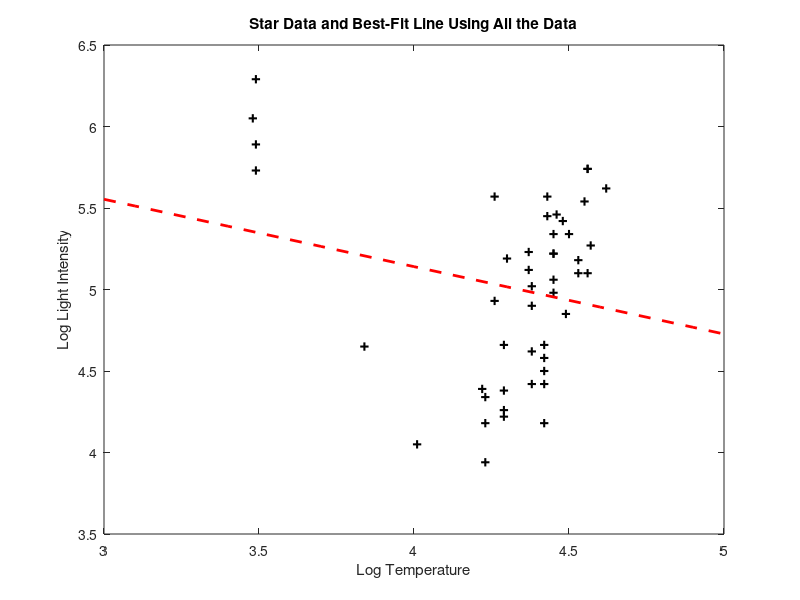

Write MATLAB code to recreate this figure. (Note: this script raises an error after producing the figure.)
%% Example 9.2
% A least squares line is fit to the data after adding a column of ones to
% the predictor matrix to allow for a nonzero intercept, and then the
% result is plotted.

%% Importing Data
clear; close all; clf;
star = importdata('star.dat');

%% Data
y = star(:,2);
x = [star(:,1) ones(size(y))];

%% Linear Regression
b = x\y; % coefficent estimate
x1 = 3.0 : 0.1 : 5.0;
y1 = b(1)*x1 + b(2);

%% Plotting Least Squares Fit
figure(1);
plot(x(:,1), y, 'k+', 'LineWidth',1.5)
hold on
plot(x1, y1, 'r--','LineWidth',2)
hold off

xlabel 'Log Temperature';
ylabel 'Log Light Intensity'
title 'Star Data and Best-Fit Line Using All the Data'

%% Quality Check
% Runs Test
r = y - x*b; % residuals
[h, p] = runstest(r);

% D-W Test
pval = dwtest(r, x);

% The Durbin-Watson test shows that the data are randomand uncorrelated,
% which is counter intuitive because the line that should best fit the data
% should have a positive slope.

%% ANOVA and t-Statistic Analysis
w = ones(size(y));

% ANOVA
a = Anovar(y, x, w);

% t-Statistic
[b, bse, t, tprob] = Treg(y, x, w);

% Correlation Coefficient
r2 = a(1,2)/a(3,2);

% The ANOVA p-value rejects the need for regression. The regression fits
% nothing very well.

%% Q-Q Plots Examined
i = 1:length(y);
p = (i - 1/2)/length(y);
[r1, i1] = sort(r);

figure(2);
plot(norminv(p), r1, '+k', 'LineWidth', 2)

xlabel 'Normal Qunatiles'
ylabel 'Residual Order Statistic'
title 'Q-Q Plot for the Star Residuals Against Gaussian Quantiles'

% The q-q plot is approximately straight and there are no outliers,
% although there is weak systematic curvature.

h = x*inv(x'*x)*x';
hii = diag(h);
[h1, i1] = sort(hii);

figure(3);
plot(betainv(p, 2, length(y) - 2), h1, 'b+', 'LineWidth', 2)

xlabel 'Beta(2, 45) Quantiles'
ylabel 'Hat Matrix Order Statistic'
title(["Q-Q Plot for the Hat Matrix Diagonal Normalized"; ...
    "by Expected Value Against Beta(2, 45) Quantiles"])

% The hat matrix shows the presence of four high -leverage points and
% possibly a fifth. These can be removed and the regression proceedure can
% be redone.

%% Removing Data
points2remove = 4;
w(i1(end - points2remove - 1 : end), :) = 0; % accomplished by weighting them as 0

%% Regression on Truncated Data
% ANOVA
a = Anovar(y, x, w);

% t-Statistic Test
[b, bse, t, tprob] = Treg(y, x, w);
r2 = a(1,2)/a(3,2); % correlation coefficent

% The test concludes that both coefficients are significant.

% Runs Test
i = find(w ~= 0);
r = y(i) - x(i,:)*b; % residuals
[h, p] = runstest(r);

% D-W Test
x1 = x(i, :);
p = dwtest(r, x1);

% The Durbin-Watson test rejects the null hypothesis that the data are 
% uncorrelated, while the runs test accepts the null hypothesis that the 
% residuals are random.

%% Linear Regression for Truncated Data
x1 = 3.0 : 0.1 : 5.0;
y1 = b(1)*x1 + b(2);

%% Plotting Least Squares Fit for Truncated Data
figure(4);
plot(x(i,1), y(i), 'k+', 'LineWidth',1.5)
hold on
plot(x1, y1, 'r--','LineWidth',2)
hold off

xlabel 'Log Temperature';
ylabel 'Log Light Intensity'
title 'Star Data and Best-Fit Line Using Truncated Data'
xlim([3.5 5]); 
ylim([3 6.5]);

%% Q-Q Plots for the Truncated Data
% The q-q plots of the regression residuals and hat matrix may be examined
% using the appropriate truncateed forms of the distributions.

n = length(y);
m = length(i);
ii = 1 : m;

% Assume 2 values truncated from bottom and two values from the top of the
% normal distirbution.

mr1 = 2;
mr2 = 2;
p = (normcdf(norminv((n - mr2 - 1/2)/n)) - normcdf(norminv((mr1 - 1/2)/n)))*...
    (ii - 1/2)/m + normcdf(norminv((mr1 - 1/2)/n));
[r1, i1] = sort(r);

figure(5);
plot(norminv(p), r1, 'k+', 'LineWidth', 2)
hold on
[~,~,~,cv] = kstest(r1);
plot(norminv(p), norminv(p + cv, mean(r1), std(r1)), 'r--', 'LineWidth', 2)
plot(norminv(p), norminv(p - cv, mean(r1), std(r1)), 'r--', 'LineWidth', 2)
hold off

xlabel 'Truncated Normal Qunatiles'
ylabel 'Residual Order Statistic'
legend 'Data' 'C_{\alpha} = 0.95' 'Location' 'se'
title 'Q-Q Plot for the Star Residuals Against Truncated Gaussian Quantiles'

h = x(i,:)*inv(x(i,:)'*x(i,:))*x(i,:)';
hii = m/2*diag(h);
[h1, i1] = sort(hii);

% Truncation of the beta distribution is only at the top.

mh2 = 4;
p = betacdf(betainv((n - mh2 - 1/2)/n, 2, n - 2), 2, n - 2)*(ii - 1/2)/m;

figure(6);
plot(betainv(p, 2, n - 2), h1, 'b+', 'LineWidth', 2)

xlabel 'Truncated Beta(2, 45) Quantiles'
ylabel 'Hat Matrix Order Statistic'
title(["Q-Q Plot for the Hat Matrix Diagonal Normalized"; ...
    "by Expected Value Against Truncated Beta(2, 45) Quantiles"])

%% Scatter Plot of Final Residuals
figure(7);
scatter(i, r, '+', 'LineWidth', 1.5)

ylim([-1 1.5])
xlabel 'Data Index'
ylabel 'Residual'
title 'Scatter plot of the final residuals against the datum number'
